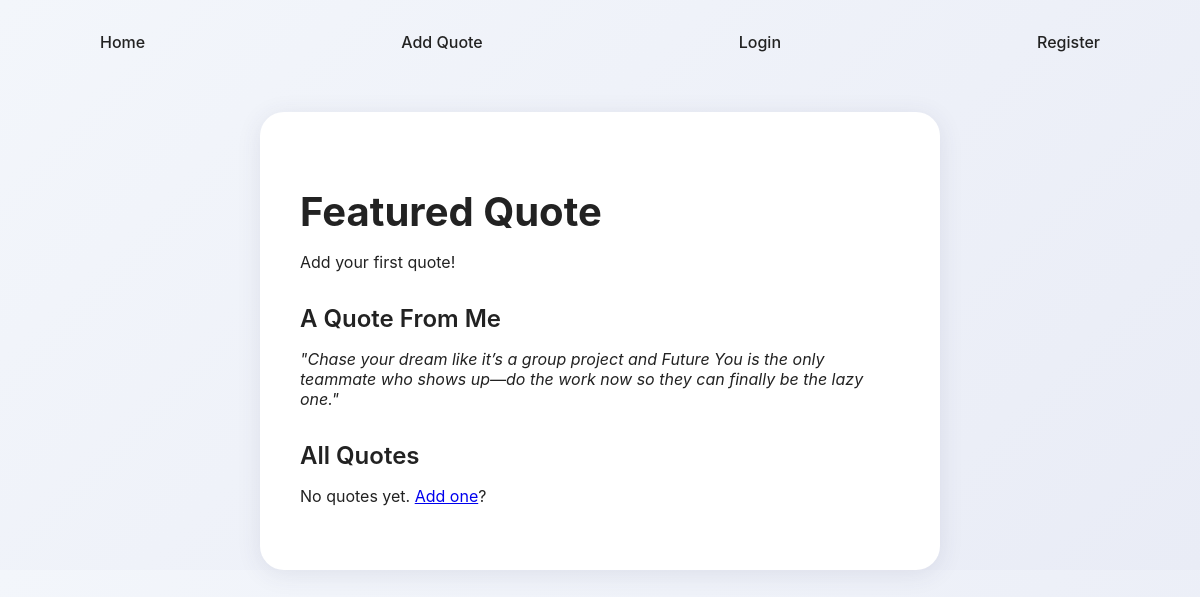
Before: / with the older database file.
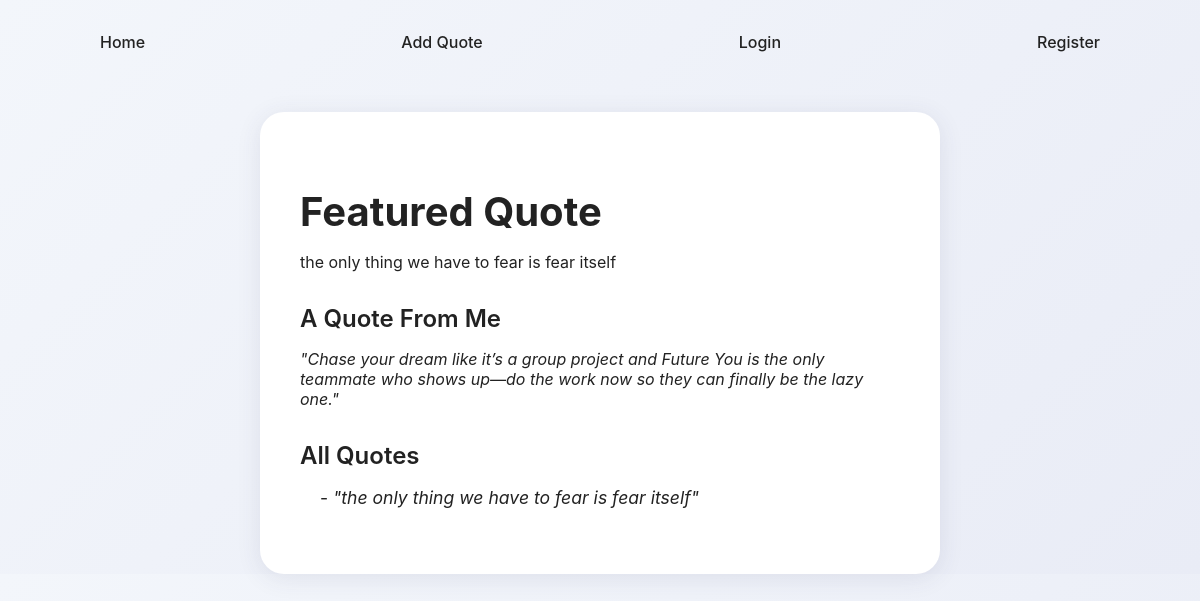
After: the same page with the newer database file.
### tables this page shows
CREATE TABLE quote (
	id INTEGER NOT NULL, 
	text VARCHAR(280) NOT NULL, 
	created_at DATETIME NOT NULL, 
	user_id INTEGER, 
	PRIMARY KEY (id), 
	FOREIGN KEY(user_id) REFERENCES user (id)
);

### app.py (the view)
@app.route("/")
def home():
    from models import Quote
    quotes = Quote.query.order_by(Quote.created_at.desc()).all()
    featured = quotes[0].text if quotes else "Add your first quote!"
    return render_template("index.html", featured=featured, quotes=quotes)

### templates/index.html (shortened to what this page needs)
{% extends "base.html" %}
{% block content %}
  <div class="main-content">
    <h1>Featured Quote</h1>
    <div class="featured">{{ featured }}</div>
    <h2>A Quote From Me</h2>
    <p class="my-quote"><i>"Chase your dream like it’s a group project and Future You is the only teammate who shows up—do the work now so they can finally be the lazy one."</i></p>
    <h2>All Quotes</h2>
    {% if quotes %}
      <ul class="quotes">
        {% for q in quotes %}
          <li><i>"{{ q.text }}"</i></li>
        {% endfor %}
      </ul>
    {% else %}
      <p>No quotes yet. <a href="{{ url_for('add_quote') }}">Add one</a>?</p>
  </div>
  {% endif %}
{% endblock %}

### templates/base.html (shortened to what this page needs)
<!doctype html>
<html lang="en">
<head>
  <link rel="stylesheet" href="{{ url_for('static', filename='style.css') }}">
</head>
<body>
  <nav>
    <a href="{{ url_for('home') }}">Home</a>
    <a href="{{ url_for('add_quote') }}">Add Quote</a>
    {% if current_user.is_authenticated %}
      <span><b>Welcome {{ current_user.username }}</b></span>
      <a href="{{ url_for('logout') }}">Logout</a>
    {% else %}
      <a href="{{ url_for('login') }}">Login</a>
      <a href="{{ url_for('register') }}">Register</a>
    {% endif %}
  </nav>
  <main>
    {% block content %}{% endblock %}
  </main>
</body>
</html>

### static/style.css (style rules this page uses)
body { background: linear-gradient(135deg, #f3f6fb 0%, #e9ecf6 100%); font-family: 'Inter', 'Helvetica Neue', Arial, sans-serif; color: #222; margin: 0; padding: 0; }
ul { list-style-type: none; }
li::before { content: "- "; }
nav { display: flex; justify-content: space-between; align-items: center; padding: 32px 80px 0 80px; background: transparent; }
nav a { color: #222; text-decoration: none; margin: 0 20px; font-weight: 500; font-size: 1rem; transition: color 0.2s; }
.main-content { max-width: 600px; margin: 60px auto 0 auto; background: #fff; border-radius: 24px; box-shadow: 0 4px 24px 0 rgba(60, 60, 100, 0.10); padding: 48px 40px; }
h1 { font-size: 2.5rem; font-weight: 700; margin-bottom: 16px; }
h2 { font-size: 1.5rem; font-weight: 600; margin-top: 32px; margin-bottom: 12px; }
ul { padding-left: 20px; font-size: 1.1rem; }

Changed rows visible on the page:
added quote: text "the only thing we have to fear is fear itself"
Other visible differences:
{{ featured }}: "Add your first quote!" → (not shown)
text no longer shown: "No quotes yet. Add one ?"
